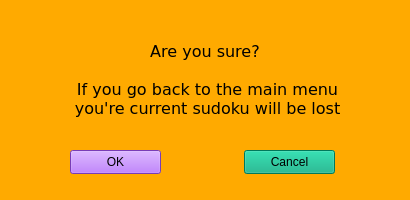
<?xml version="1.0" encoding="UTF-8"?>
<ui version="4.0">
 <class>ConfirmToMain</class>
 <widget class="QWidget" name="ConfirmToMain">
  <property name="geometry">
   <rect>
    <x>0</x>
    <y>0</y>
    <width>410</width>
    <height>200</height>
   </rect>
  </property>
  <property name="windowTitle">
   <string>Return To main</string>
  </property>
  <property name="styleSheet">
   <string notr="true">background-color: rgb(255, 170, 0);
</string>
  </property>
  <widget class="QLabel" name="label">
   <property name="geometry">
    <rect>
     <x>0</x>
     <y>-20</y>
     <width>410</width>
     <height>200</height>
    </rect>
   </property>
   <property name="font">
    <font>
     <family>Verdana</family>
     <pointsize>12</pointsize>
    </font>
   </property>
   <property name="text">
    <string>Are you sure?

 If you go back to the main menu
 you're current sudoku will be lost</string>
   </property>
   <property name="alignment">
    <set>Qt::AlignCenter</set>
   </property>
  </widget>
  <widget class="QPushButton" name="ok_button">
   <property name="geometry">
    <rect>
     <x>70</x>
     <y>150</y>
     <width>91</width>
     <height>24</height>
    </rect>
   </property>
   <property name="styleSheet">
    <string notr="true">background-color: rgb(170, 85, 255);</string>
   </property>
   <property name="text">
    <string>OK</string>
   </property>
  </widget>
  <widget class="QPushButton" name="cancel_button">
   <property name="geometry">
    <rect>
     <x>244</x>
     <y>150</y>
     <width>91</width>
     <height>24</height>
    </rect>
   </property>
   <property name="styleSheet">
    <string notr="true">background-color: rgb(0, 170, 127);</string>
   </property>
   <property name="text">
    <string>Cancel</string>
   </property>
  </widget>
 </widget>
 <resources/>
 <connections/>
</ui>
